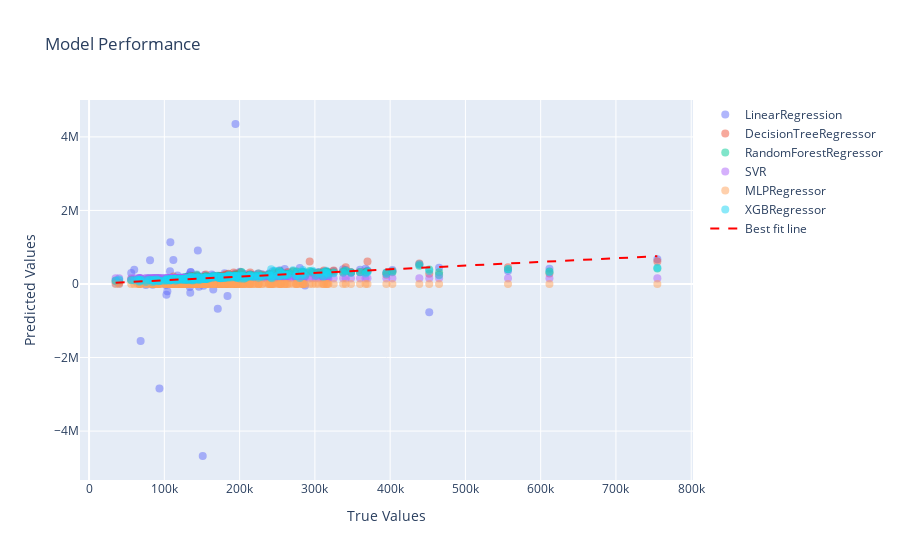

Here is the notebook cell this chart was saved with:
### Markdown cell above
### <span style='color:aqua; font-weight:bold;'>Model Performance</span>

### Code cell
# Initialize lists to store the predictions
predictions = []

# Perform cross-validation and collect the predictions for each model
for model in models:
    y_pred = cross_val_predict(model, X_test, y_test, cv=5)
    predictions.append(y_pred)

# Plotting the model performance
fig = go.Figure()

for i, model in enumerate(models):
    # Add scatter plot for each model's predicted values
    fig.add_trace(go.Scatter(
        x=y_test,
        y=predictions[i],
        mode='markers',
        name=type(model).__name__,
        marker=dict(size=8, opacity=0.5)
    ))

# Add a best fit line for each model
fig.add_trace(go.Scatter(
    x=[y_test.min(), y_test.max()],
    y=[y_test.min(), y_test.max()],
    mode='lines',
    name='Best fit line',
    line=dict(color='red', dash='dash')
))

# Customize the layout
fig.update_layout(
    xaxis=dict(title='True Values'),
    yaxis=dict(title='Predicted Values'),
    title='Model Performance',
    hovermode='closest',
    showlegend=True
)

# Show the interactive plot
fig.show()

### Figure 1 — Plotly figure (JSON) as saved in the notebook; plotly's stock layout.template omitted (floating-point values rounded to 4 significant figures; data arrays with more than 128 entries replaced by an {"elided": "..."} marker saying what was removed)
{"data": [{"marker": {"opacity": 0.5, "size": 8}, "mode": "markers", "name": "LinearRegression", "type": "scatter", "x": {"elided": "292 int values"}, "y": {"elided": "292 float values"}}, {"marker": {"opacity": 0.5, "size": 8}, "mode": "markers", "name": "DecisionTreeRegressor", "type": "scatter", "x": {"elided": "292 int values"}, "y": {"elided": "292 int values"}}, {"marker": {"opacity": 0.5, "size": 8}, "mode": "markers", "name": "RandomForestRegressor", "type": "scatter", "x": {"elided": "292 int values"}, "y": {"elided": "292 float values"}}, {"marker": {"opacity": 0.5, "size": 8}, "mode": "markers", "name": "SVR", "type": "scatter", "x": {"elided": "292 int values"}, "y": {"elided": "292 float values"}}, {"marker": {"opacity": 0.5, "size": 8}, "mode": "markers", "name": "MLPRegressor", "type": "scatter", "x": {"elided": "292 int values"}, "y": {"elided": "292 float values"}}, {"marker": {"opacity": 0.5, "size": 8}, "mode": "markers", "name": "XGBRegressor", "type": "scatter", "x": {"elided": "292 int values"}, "y": {"elided": "292 float values"}}, {"line": {"color": "red", "dash": "dash"}, "mode": "lines", "name": "Best fit line", "type": "scatter", "x": [35311, 755000], "y": [35311, 755000]}], "layout": {"hovermode": "closest", "showlegend": true, "title": {"text": "Model Performance"}, "xaxis": {"title": {"text": "True Values"}}, "yaxis": {"title": {"text": "Predicted Values"}}}}
